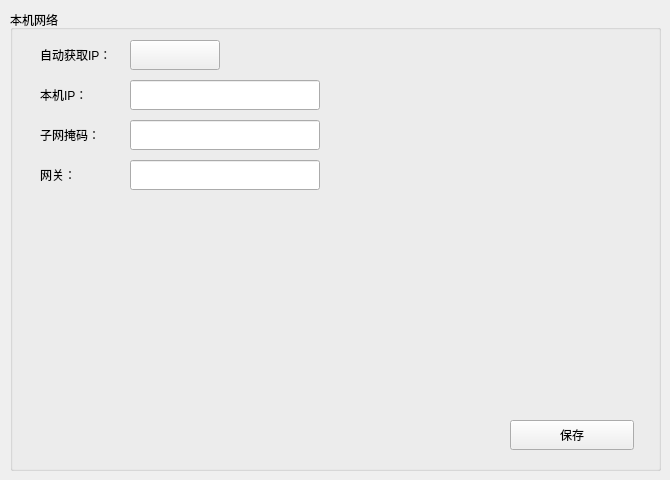
    <widget class="QWidget" name="page_8">
     <widget class="QGroupBox" name="gbox_localNet">
      <property name="geometry">
       <rect>
        <x>10</x>
        <y>10</y>
        <width>651</width>
        <height>461</height>
       </rect>
      </property>
      <property name="title">
       <string>本机网络</string>
      </property>
      <widget class="QLineEdit" name="txtLocalIP">
       <property name="geometry">
        <rect>
         <x>120</x>
         <y>70</y>
         <width>190</width>
         <height>30</height>
        </rect>
       </property>
      </widget>
      <widget class="QLabel" name="label_46">
       <property name="geometry">
        <rect>
         <x>30</x>
         <y>70</y>
         <width>110</width>
         <height>30</height>
        </rect>
       </property>
       <property name="text">
        <string>本机IP：</string>
       </property>
      </widget>
      <widget class="QLabel" name="label_52">
       <property name="geometry">
        <rect>
         <x>30</x>
         <y>110</y>
         <width>110</width>
         <height>30</height>
        </rect>
       </property>
       <property name="text">
        <string>子网掩码：</string>
       </property>
      </widget>
      <widget class="QLabel" name="label_64">
       <property name="geometry">
        <rect>
         <x>30</x>
         <y>150</y>
         <width>110</width>
         <height>30</height>
        </rect>
       </property>
       <property name="text">
        <string>网关：</string>
       </property>
      </widget>
      <widget class="QLineEdit" name="txtGateWay">
       <property name="geometry">
        <rect>
         <x>120</x>
         <y>150</y>
         <width>190</width>
         <height>30</height>
        </rect>
       </property>
      </widget>
      <widget class="QLineEdit" name="txtMask">
       <property name="geometry">
        <rect>
         <x>120</x>
         <y>110</y>
         <width>190</width>
         <height>30</height>
        </rect>
       </property>
      </widget>
      <widget class="QPushButton" name="btn_SaveLocalNet">
       <property name="geometry">
        <rect>
         <x>500</x>
         <y>410</y>
         <width>124</width>
         <height>30</height>
        </rect>
       </property>
       <property name="text">
        <string>保存</string>
       </property>
       <property name="iconSize">
        <size>
         <width>120</width>
         <height>40</height>
        </size>
       </property>
      </widget>
      <widget class="QLabel" name="label_65">
       <property name="geometry">
        <rect>
         <x>30</x>
         <y>30</y>
         <width>110</width>
         <height>30</height>
        </rect>
       </property>
       <property name="text">
        <string>自动获取IP：</string>
       </property>
      </widget>
      <widget class="mySwitchButton" name="btn_Autogetip">
       <property name="geometry">
        <rect>
         <x>120</x>
         <y>30</y>
         <width>90</width>
         <height>30</height>
        </rect>
       </property>
       <property name="text">
        <string/>
       </property>
       <property name="autoDefault">
        <bool>true</bool>
       </property>
      </widget>
     </widget>
    </widget>
